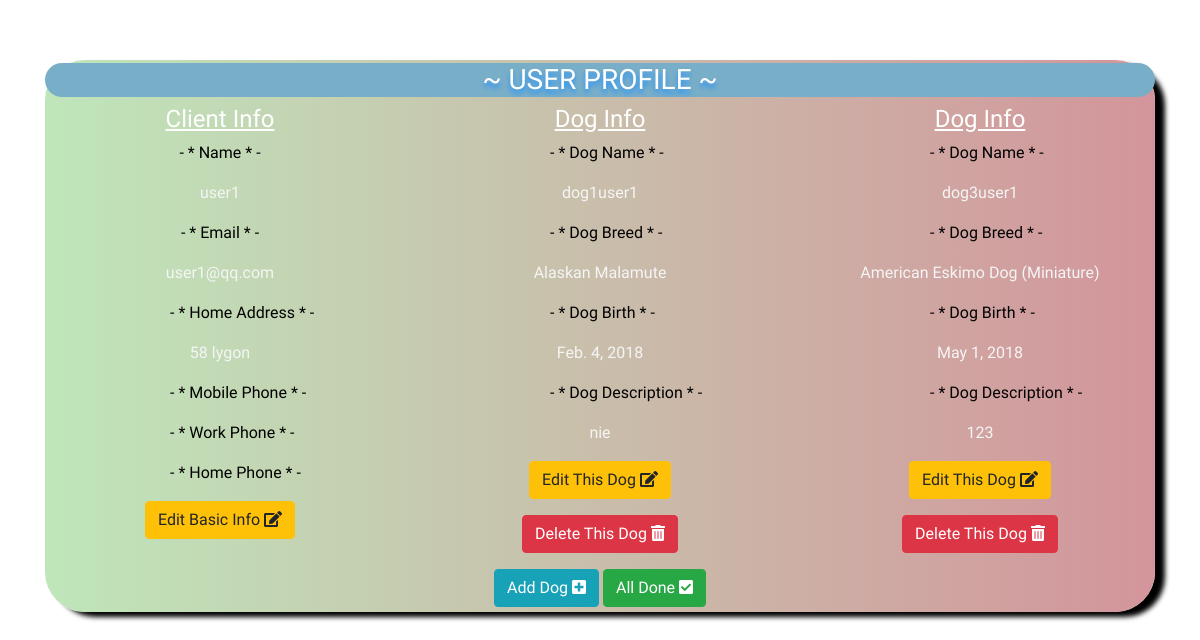
Screenshot of /accounts/4/ with the database file from the repository.
### accounts/models.py (models this page shows, shortened)
class Client(models.Model):
    email = models.EmailField(blank=False, unique=True)
    password = models.CharField(max_length=50, blank=False)
    user_name = models.CharField(blank=True, max_length=50)
    home_address = models.CharField(blank=True, max_length=300)
    mobile_phone = PhoneNumberField(blank=True)
    work_phone = PhoneNumberField(blank=True)
    home_phone = PhoneNumberField(blank=True)

class Dog(models.Model):
    master = models.ForeignKey(Client, on_delete=models.CASCADE, related_name='dog_for_user')
    dog_name = models.CharField(max_length=50, blank=False)
    dog_breed = models.IntegerField(blank=False, choices=[
        (1, 'Affenpinscher'),
        (2, 'Afghan Hound'),
        (3, 'Airedale Terrier'),
        (4, 'Akita'),
        (5, 'Alaskan Malamute'),
        (6, 'American Cocker Spaniel'),
        (7, 'American Eskimo Dog (Miniature)'),
        (8, 'etc')
    ])
    dog_birth = models.DateField(null=True, blank=True)
    dog_description = models.CharField(blank=True, max_length=300)

### accounts/views.py (the view)
# urls.py: url(r"(?P<pk>[0-9]+)/$", views.UserDetailView.as_view(), name="profile"),
class UserDetailView(DetailView, LoginRequiredMixin):
    context_object_name = 'client_details'
    model = Client

### accounts/templates/accounts/client_detail.html (shortened to what this page needs)
{% extends "empty_base.html" %}
{% load staticfiles %}
{% block body_block %}
    <div id="main_window">
        <h3>~ User Profile ~</h3>
        <div class="row">
            <div class="col">
                <h4  style="text-decoration:underline">Client Info</h4>
                <p><nobr>- * Name * -</nobr></p>
                <p>{{ client_details.user_name }}</p>
                <p><nobr>- * Email * -</nobr></p>
                <p>{{ client_details.email }}</p>
                <p><nobr>- * Home Address * -</nobr></p>
                <p>{{ client_details.home_address }}</p>
                <p><nobr>- * Mobile Phone * -</nobr></p>
                <p><nobr>- * Work Phone * -</nobr></p>
                <p><nobr>- * Home Phone * -</nobr></p>
                <p><a class="btn btn-warning" href="{% url 'accounts:profile_update' pk=client_details.pk %}">Edit Basic Info <i class="fas fa-edit"></i></a></p>
            </div>
            {% for each_dog in client_details.dog_for_user.all %}
                <div class="col">
                    <h4 style="text-decoration:underline">Dog Info</h4>
                    <p><nobr>- * Dog Name * -</nobr></p>
                    <p>{{ each_dog.dog_name }}</p>
                    <p><nobr>- * Dog Breed * -</nobr></p>
                    <p>{{ each_dog.get_dog_breed_display }}</p>
                    <p><nobr>- * Dog Birth * -</nobr></p>
                    <p>{{ each_dog.dog_birth }}</p>
                    <p><nobr>- * Dog Description * -</nobr></p>
                    <p>{{ each_dog.dog_description }}</p>
                    <p><a class="btn btn-warning" href="{% url 'accounts:dog_update' pk=each_dog.pk %}">Edit This Dog <i class="fas fa-edit"></i></a></p>
                    <p>
                        <a class="btn btn-danger" href="{% url 'accounts:dog_delete' pk=client_details.pk dog_pk=each_dog.pk dogname=each_dog.dog_name%}">
                            Delete This Dog <i class="fas fa-trash-alt"></i>
                        </a>
                    </p>
                </div>
            {% endfor %}
        </div>
    <a href="{% url 'accounts:add_dog' pk=client_details.pk %}"><button class="btn btn-info">Add Dog <i class="fas fa-plus-square"></i></button></a>
    <a href="{% url 'accounts:login_home' %}"><button class="btn btn-success">All Done <i class="fas fa-check-square"></i></button></a>
    </div>
{% endblock %}

### static/css/pet_project.css (style rules this page uses)
body { background: url(https://www.brianfoxband.com/wp-content/uploads/2017/06/want-A-Pet-1.jpg); background-size: cover; background-position: center; background-repeat: no-repeat; color: white; font-family: 'Gugi', cursive; }
html { height: 100%; }
#main_window h3 { width: auto; border-radius: 100px; text-shadow: 0 4px 5px dodgerblue; text-transform: uppercase; background: #79aec8; }
button { border-radius: 100px; }
#main_window nobr { display: inline-block; text-align: center; width: 100px; color: black; }
#main_window p { color: whitesmoke; }
#main_window { border-radius: 40px; box-shadow: 10px 5px 5px black; padding-top: 3px; padding-bottom: 5px; width: auto; height: auto; margin: 60px auto; background: #D3959B; background: -webkit-linear-gradient(to right, #BFE6BA, #D3959B); background: linear-gradient(to right, #BFE6BA, #D3959B); text-align: center; }

### rows the page displays
Client: user_name "user1", email "user1@qq.com", home_address "58 lygon"
Dog: dog_name "dog1user1", dog_breed "Alaskan Malamute", dog_birth "Feb. 4, 2018", dog_description "nie"
Dog: dog_name "dog3user1", dog_breed "American Eskimo Dog (Miniature)", dog_birth "May 1, 2018", dog_description "123"
